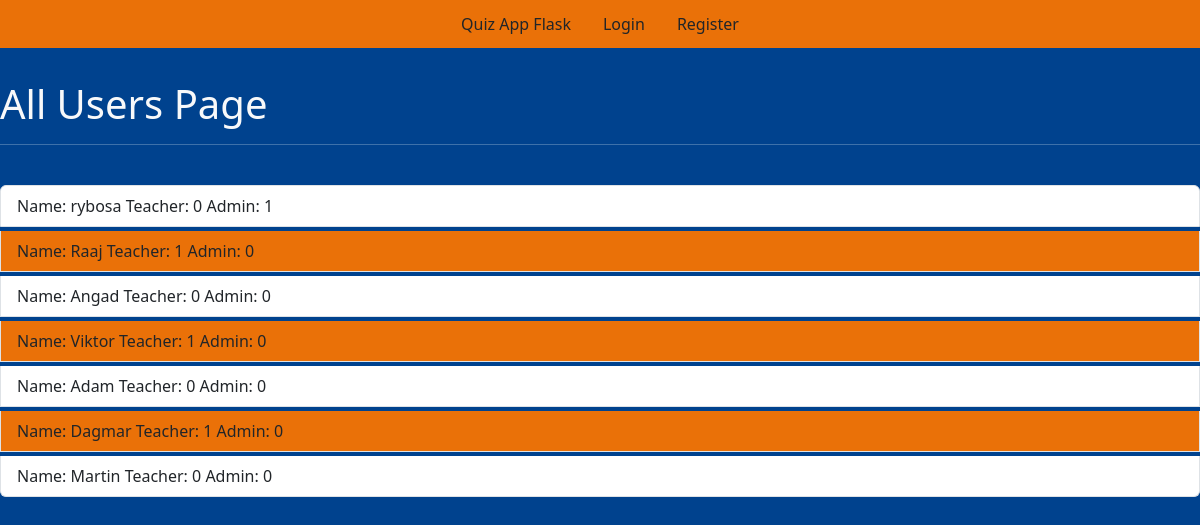
The app's page /allusers, older data.
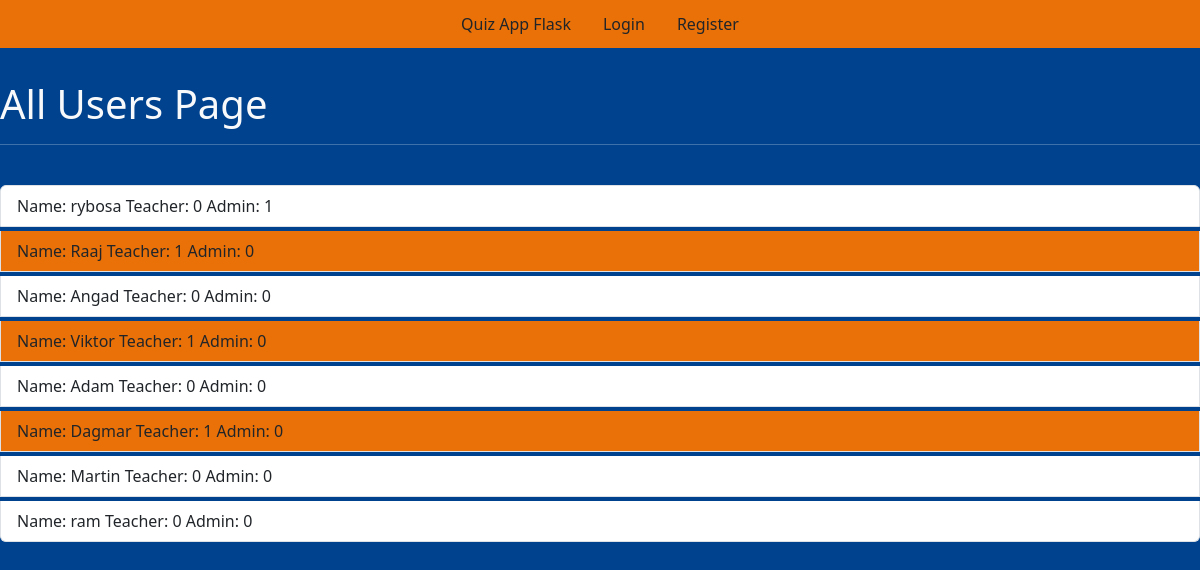
The same page, newer data.
### tables this page shows
CREATE TABLE users (id integer primary key autoincrement, name text not null, password text not null, teacher boolean not null, admin boolean not null);

### app.py (the view)
@app.route('/allusers', methods = ["POST", "GET"])
def allusers():
    user = get_current_user()
    db = getDatabase()
    user_cursor = db.execute("select * from users")
    allusers = user_cursor.fetchall()
    return render_template("allusers.html", user = user, allusers = allusers)

### app.py (called while the page is built)
@app.teardown_appcontext
def close_database(error):
    if hasattr(g, 'flaskapp_db'):
        g.flaskapp_db.close()

def get_current_user():
    user_result = None
    if 'user' in session:
        user = session['user']
        db = getDatabase()
        user_cursor = db.execute("select * from users where name = ?", [user])
        user_result = user_cursor.fetchone()
    return user_result

### database.py (called while the page is built)
def connect_to_database():
    sql = sqlite3.connect('C:/Users/ryto0/Desktop/flask-mat-main/flaskapp.db')
    sql.row_factory = sqlite3.Row
    return sql

def getDatabase():
    if not hasattr(g, "flaskapp_db"):
        g.flaskapp_db = connect_to_database()
    return g.flaskapp_db

### templates/allusers.html (shortened to what this page needs)
{% from "showlinks.html" import show_links %}
<!doctype html>
<html lang="cs">
<head>
    <link href="https://cdn.jsdelivr.net/npm/bootstrap@5.3.2/dist/css/bootstrap.min.css" rel="stylesheet">
    <link rel="stylesheet" type="text/css" href="{{ url_for('static', filename = 'home.css') }}">
</head>
<body>
    <div class="parent">
        <div class="header mb-2">
            {{ show_links(user) }}
        </div>
        <br class="questions_answered container text-light p-3">
        <h1 class="text-light">All Users Page</h1>
        <hr class="text-light" /><br/>
        <div class="list-group">
            {% if allusers %} {% for eachuser in allusers %}
            <a href="{{ url_for('promote', id = eachuser['id']) }}" class="list-group-item list-group-item-action mb-1 {% if eachuser['teacher'] == 1 %} linkcolor {% endif %}">
                    Name: {{ eachuser ['name']}}   Teacher: {{ eachuser['teacher'] }}   Admin: {{ eachuser['admin'] }}
                </a> {% endfor %} {% endif %}
        </div>
    </div>
</body>
</html>

Row changes from the older to the newer data that the page shows:
added users: name "ram", teacher "0", admin "0"
